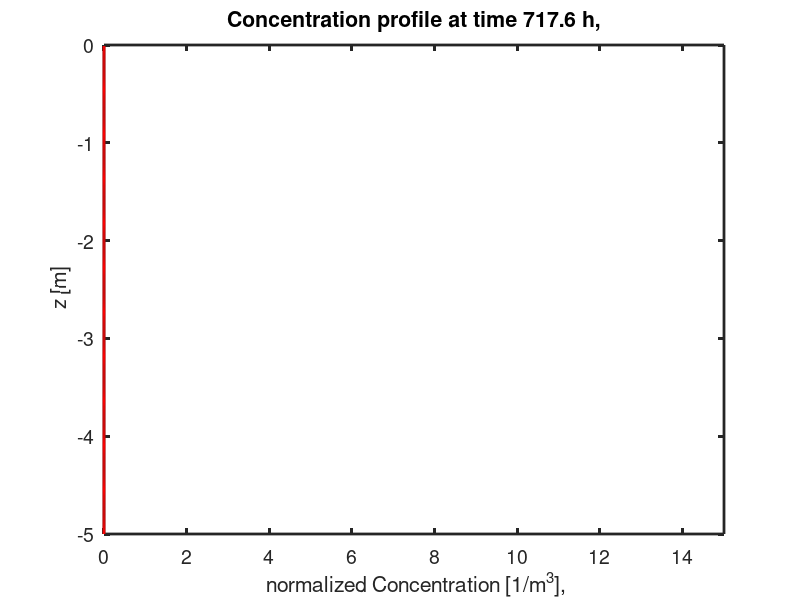
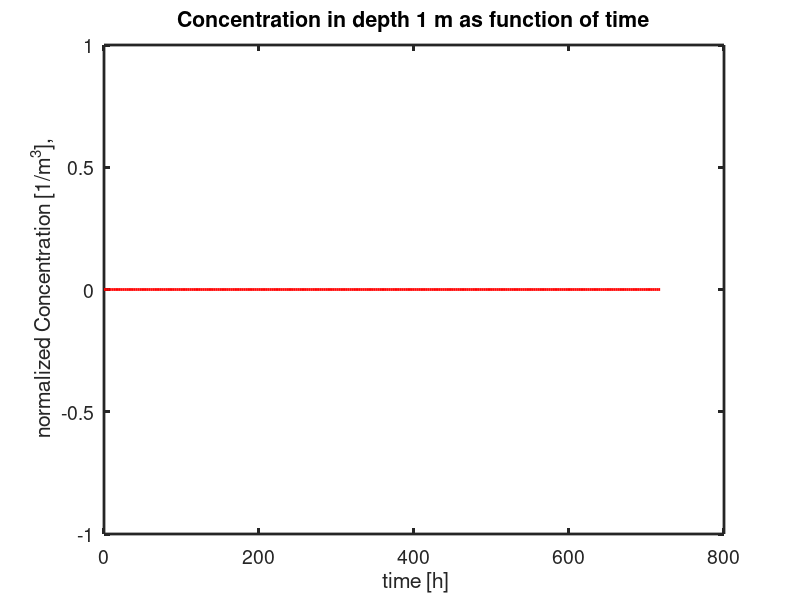

MATLAB code to generate these figures, in order:
% Simulates solute transport under steady state conditions

clear all;
close all;

% set model parameters
D=1e-6 ;    % dispersion coefficient m^2/s -> come from tracer experiments (method of moments)
v= 5e-7/0.45;    % average transport velocity m/s -> come from tracer experiments (method of moments)
lambda=0/86400%
Z_fix=1;   % select depth for plotting C(Z_fix,time)
dt= 0.1*86400;% timestep with in s
max_time= 30*86400; % maximum transport time s
dz=0.01; %grid  size m
maxz=5; %maximum depth m
z_crit=Z_fix; %critical depth

z=[0+dz:dz:maxz]'; % simulation grid
C_sim_cons=zeros(length(z),floor(max_time/dt)); % transport of the conservative tracer allocate memory

%time=zeros((max_time/dt),1);

% Initialise transport time
t_trans=0; %s

figure;
n=1; %set counter for movieframe

while t_trans < max_time;
time(n)=t_trans;
for i=1:length(z)
    % code the Gaussiaon solution here
   % C_sim_cons(i,n)=; % correspondes to Cw*theta/m0
end

plot(C_sim_cons(:,n),-z,'r-','linewidth',2);

hold off;
xlabel(' normalized Concentration [1/m^3],','fontsize',14);
xlim([0 15]);
ylabel(' z [m]','fontsize',14);
title(['Concentration profile at time ' num2str(t_trans/3600) ' h,'],'fontsize',14);
set(gca,'fontsize',14,'linewidth',2);
t_trans=t_trans+dt;  % increase transport time 

Mbla(n)=getframe;                  %Frame to capture a movie (sequence of plots) --> if not, plots are not visualized during runtime
n=n+1;                             %increase counter for movieframe
end

idepth=find(abs(z-Z_fix) <0.01);

figure;
h2=plot(time(:)/3600,C_sim_cons(idepth,:),'r-','linewidth',2);
title(['Concentration in depth ' num2str(Z_fix) ' m as function of time'],'fontsize',14);
xlabel(' time [h]','fontsize',14);
ylabel(' normalized Concentration [1/m^3],','fontsize',14);
set(gca,'fontsize',14,'linewidth',2);

